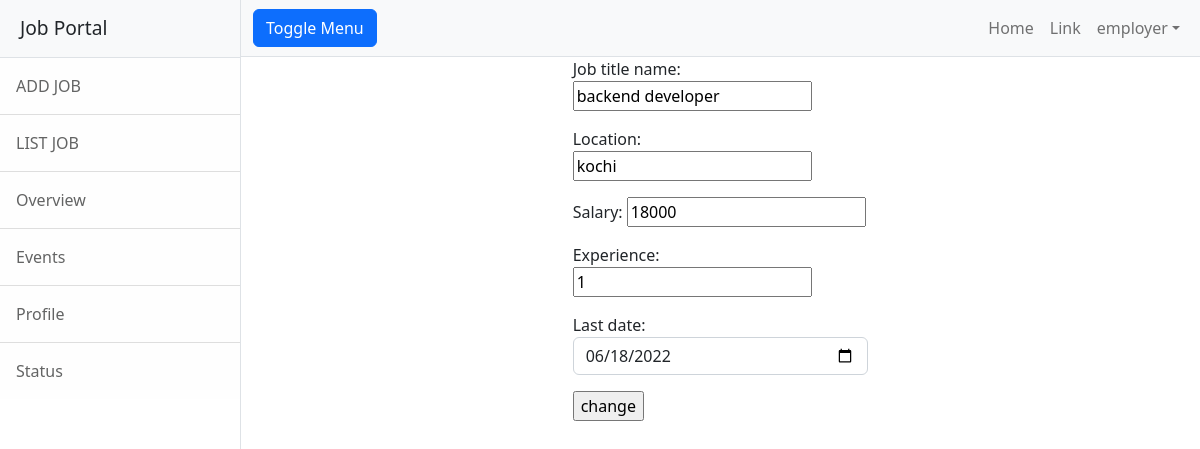
Screenshot of /employer/jobs/change/1 (signed in) with the database file from the repository.
### employer/models.py (models this page shows, shortened)
class Jobs(models.Model):
    job_title_name=models.CharField(max_length=150)
    company=models.ForeignKey(User,on_delete=models.CASCADE,related_name="company")
    location=models.CharField(max_length=150)
    salary=models.PositiveIntegerField(null=True)
    experience=models.PositiveIntegerField(default=0)
    created_date=models.DateField(auto_now_add=True)
    last_date=models.DateField(null=True)
    active_status=models.BooleanField(default=True)

### employer/views.py (the view)
# urls.py: path('jobs/change/<int:id>',views.JobEditView.as_view(),name='emp-editjob'),
class JobEditView(UpdateView):
    model=Jobs
    form_class=JobForm
    template_name = "emp-editjob.html"
    success_url = reverse_lazy("emp-alljobs")
    pk_url_kwarg = "id"

### employer/forms.py
class JobForm(forms.ModelForm):
    class Meta:
        model=Jobs
        exclude=("company","created_date","active_status")
        widgets={
            "last_date":forms.DateInput(attrs={"class":"form-control","type":"date"})
        }

### employer/templates/emp-editjob.html (shortened to what this page needs)
{%extends 'base.html'%}
{% block body_block%}
<div class="row">
    <div class="col-4"></div>
    <div class="col-4">
        <form action=""method="post">
            {{form.as_p}}
           <input type="submit" value="change">
        </form>
    </div>
    <div class="col-4"></div>
</div>
{%endblock%}

### employer/templates/base.html (shortened to what this page needs)
<!DOCTYPE html>
{% load static %}
<html lang="en">
    <head>
        <link href="{% static 'css/styles.css' %}" rel="stylesheet" />
<link href="https://cdn.jsdelivr.net/npm/bootstrap@5.2.0-beta1/dist/css/bootstrap.min.css" rel="stylesheet">
    </head>
    <body>
        <div class="d-flex" id="wrapper">
            <div class="border-end bg-white" id="sidebar-wrapper">
                <div class="sidebar-heading border-bottom bg-light">Job Portal</div>
                <div class="list-group list-group-flush">
                    <a class="list-group-item list-group-item-action list-group-item-light p-3" href="{% url 'emp-addjob' %}">ADD JOB</a>
                    <a class="list-group-item list-group-item-action list-group-item-light p-3" href="{% url 'emp-alljobs' %}">LIST JOB</a>
                    <a class="list-group-item list-group-item-action list-group-item-light p-3" href="#!">Overview</a>
                    <a class="list-group-item list-group-item-action list-group-item-light p-3" href="#!">Events</a>
                    <a class="list-group-item list-group-item-action list-group-item-light p-3" href="#!">Profile</a>
                    <a class="list-group-item list-group-item-action list-group-item-light p-3" href="#!">Status</a>
                </div>
            </div>
            <div id="page-content-wrapper">
                <nav class="navbar navbar-expand-lg navbar-light bg-light border-bottom">
                    <div class="container-fluid">
                        <button class="btn btn-primary" id="sidebarToggle">Toggle Menu</button>
                        <div class="collapse navbar-collapse" id="navbarSupportedContent">
                            <ul class="navbar-nav ms-auto mt-2 mt-lg-0">
                                <li class="nav-item active"><a class="nav-link" href="{% url 'emp-home' %}">Home</a></li>
                                <li class="nav-item"><a class="nav-link" href="#!">Link</a></li>
                                <li class="nav-item dropdown">
                                    <a class="nav-link dropdown-toggle" id="navbarDropdown" href="#" role="button" data-bs-toggle="dropdown" aria-haspopup="true" aria-expanded="false">{{request.user}}</a>
                                </li>
                            </ul>
                        </div>
                    </div>
                </nav>
                <div class="container-fluid">
                    {% block body_block %}
                    {% endblock %}
                </div>
            </div>
        </div>
    </body>
</html>

### rows the page displays
Jobs: job_title_name "backend developer", location "kochi", salary "18000", experience "1", last_date "06/18/2022"

### other values shown
{{ request.user }} "employer"
